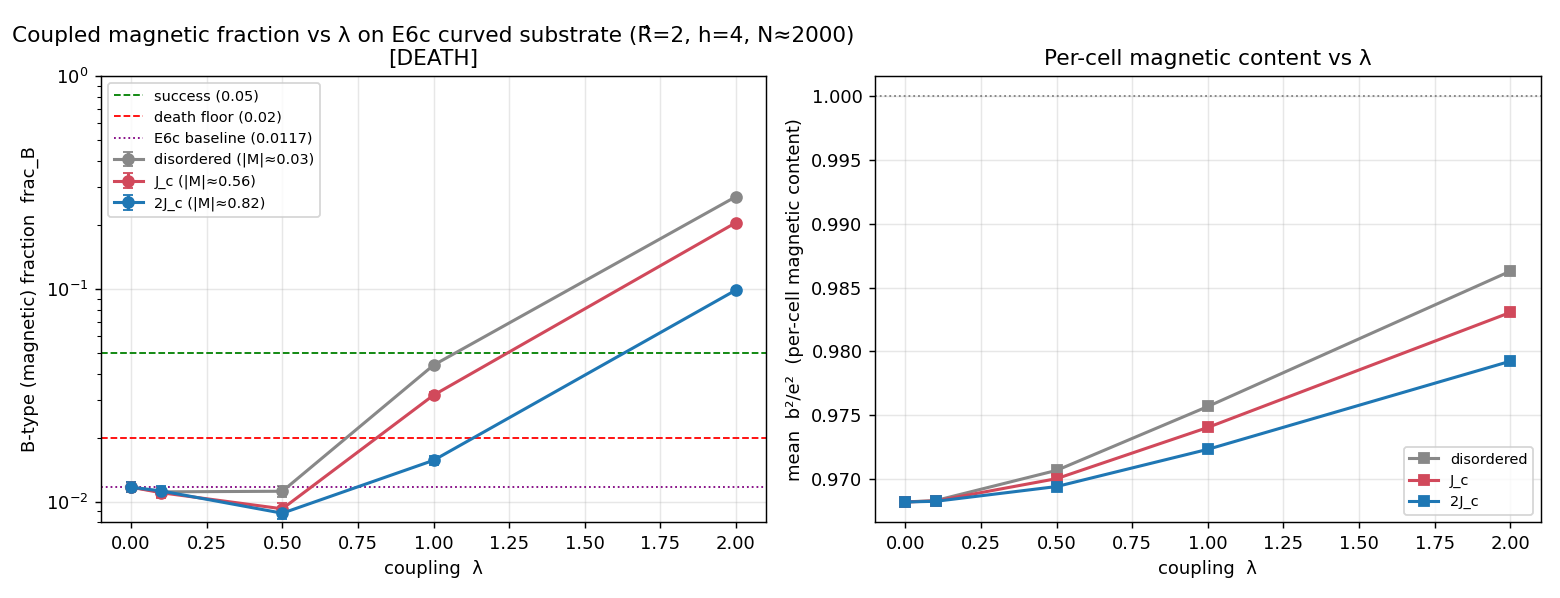

Write Python code to recreate this figure.
"""E6d_coupling.py -- does ferromagnet<->gauge coupling AMPLIFY E6c's magnetic sector?

Pre-registered question (E6d_ORIENTATION_GAUGE_COUPLING): on E6c's CURVED substrate
(de Sitter R̂=2, h=4), where the bare gauge bivector already gives a B-type (magnetic)
fraction ≈1.17%, does coupling the ordered orientation ferromagnet (E1, O(3) field n⃗∈S²)
to the gauge bivector via Φ=A+λ(n⃗_i×n⃗_j)·ê_z push frac_B from ~1% toward O(1)?

The coupling is realised EXACTLY inside E6's geometric E/B classifier by augmenting the 5D
de Sitter embedding with internal axes λ(n·e1, n·e2) (see e6d_coupling_core docstring): the
internal–internal bivector component equals ½λ²Σ(n×n')·ê_z (the prompt's coupling), the
internal axes are spacelike so they feed the magnetic channel, and λ=0 returns E6c
bit-for-bit. polygon_bivectors / height_h_plaquettes / de Sitter geometry all REUSED VERBATIM.

GATES (pre-registered):
  G0 : λ=0 on the curved substrate reproduces E6c's frac_B (≈0.0117 pooled)  [bit-for-bit].
  G1 : λ=0, any J reproduces E6c (the coupling-OFF control).
  G2 : λ>0 with a DISORDERED ferromagnet (J<J_c, |M|≈0) gives ≈ G1 -- i.e. the effect (if
       any) REQUIRES ordering; a rise driven by disorder is a spacelike-noise artefact.

KILL CRITERION (verbatim):
  SUCCESS      : frac_B > 0.05 AND grows with λ on the curved ordered substrate (J>J_c)
                 -> coupling amplifies E6c's signal; next step = measure the symbol λ(k,ω).
  DEATH        : frac_B < 0.02 across the WHOLE (λ,J) sweep even on the curved substrate
                 -> coupling does NOT amplify; document what it DOES produce.
  INCONCLUSIVE : frac_B grows but stays in [0.02, 0.05] -> partial; report values + how
                 much more λ would be needed.

Result goes to RESEARCH_MAP.md, NOT to a paper. Does NOT modify E6/E6b/E6c.
"""
from __future__ import annotations

import json
import sys
import time
from pathlib import Path

import numpy as np

HERE = Path(__file__).resolve().parent
sys.path.insert(0, str(HERE))
from e6d_coupling_core import (build_substrate, equilibrate_orientation,      # noqa: E402
                               measure_coupled_fraction, polygon_bivectors,
                               R_HAT_SUBSTRATE, H_DIAMOND)

LAMBDAS = [0.0, 0.1, 0.5, 1.0, 2.0]
J_C = 0.05                       # critical coupling on the R̂=2 causal graph (M≈0.43)
J_PHASES = {"disordered": 0.02,  # |M|≈0.02  -> G2 control (coupling must NOT amplify here)
            "J_c": 0.05,         # |M|≈0.43  critical ferromagnet
            "2J_c": 0.10}        # |M|≈0.80  deep-ordered ferromagnet
NS = [1000, 2000]
SEEDS = [1, 2, 3]
N_BURN = 500
SUCCESS_THR = 0.05
DEATH_THR = 0.02


def _wilson(k, n, z=1.96):
    if n == 0:
        return float("nan"), float("nan")
    p = k / n
    den = 1 + z * z / n
    centre = p + z * z / (2 * n)
    half = z * np.sqrt(p * (1 - p) / n + z * z / (4 * n * n))
    return float(max(0.0, (centre - half) / den)), float((centre + half) / den)


def run_all():
    runs = []
    for N in NS:
        for seed in SEEDS:
            pc, pe, g, V, info = build_substrate(N, seed, R_hat=R_HAT_SUBSTRATE, h=H_DIAMOND)
            # E6c geometric baseline on THIS substrate (λ=0, no orientation):
            _, e2b, b2b = polygon_bivectors(pe, V)
            frac_e6c = float(np.mean(b2b > e2b)) if V.shape[0] else float("nan")
            for phase, J in J_PHASES.items():
                n, M, ez = equilibrate_orientation(g, J, seed=seed, n_burn=N_BURN)
                for lam in LAMBDAS:
                    P, nB, frac, me2, mb2 = measure_coupled_fraction(pe, n, ez, lam, V)
                    runs.append({"N_target": N, "N": int(g.n), "seed": seed,
                                 "R_dS": info["R_dS"], "phase": phase, "J": J, "M": M,
                                 "lam": lam, "P": P, "n_B": nB, "frac_B": frac,
                                 "mean_e2": me2, "mean_b2": mb2, "frac_e6c": frac_e6c})
                    print(f"N~{N} s{seed} {phase:>10}(M={M:.2f}) λ={lam:3.1f} "
                          f"P={P:5d} nB={nB:4d} fracB={frac:.5f} b2/e2={mb2/me2 if me2 else float('nan'):.3f}")
    return runs


def aggregate(runs):
    agg = {}
    for N in NS:
        for phase in J_PHASES:
            for lam in LAMBDAS:
                sub = [r for r in runs if r["N_target"] == N and r["phase"] == phase
                       and r["lam"] == lam and r["P"] > 0]
                key = f"{N}_{phase}_{lam}"
                if not sub:
                    agg[key] = {"N": N, "phase": phase, "lam": lam, "P_tot": 0,
                                "frac_B": float("nan")}
                    continue
                P_tot = sum(r["P"] for r in sub)
                nB_tot = sum(r["n_B"] for r in sub)
                frac = nB_tot / P_tot
                lo, hi = _wilson(nB_tot, P_tot)
                me2 = np.mean([r["mean_e2"] for r in sub])
                mb2 = np.mean([r["mean_b2"] for r in sub])
                agg[key] = {"N": N, "phase": phase, "lam": lam, "M": float(np.mean([r["M"] for r in sub])),
                            "P_tot": P_tot, "nB_tot": nB_tot, "frac_B": frac,
                            "binom_err": float(np.sqrt(frac * (1 - frac) / P_tot)) if P_tot else float("nan"),
                            "wilson_lo": lo, "wilson_hi": hi,
                            "frac_e6c": float(np.mean([r["frac_e6c"] for r in sub])),
                            "mean_b2_over_e2": float(mb2 / me2) if me2 else float("nan")}
    return agg


def make_figure(agg, verdict_tag):
    import matplotlib
    matplotlib.use("Agg")
    import matplotlib.pyplot as plt
    fig, (ax1, ax2) = plt.subplots(1, 2, figsize=(12, 4.6))
    colors = {"disordered": "#888888", "J_c": "#d1495b", "2J_c": "#1f77b4"}
    for phase in J_PHASES:
        las, fr, er, rat = [], [], [], []
        for lam in LAMBDAS:
            a = agg[f"{2000}_{phase}_{lam}"]
            if a.get("P_tot", 0) == 0:
                continue
            las.append(lam); fr.append(a["frac_B"]); er.append(a["binom_err"])
            rat.append(a["mean_b2_over_e2"])
        M = agg[f"{2000}_{phase}_{LAMBDAS[-1]}"].get("M", float("nan"))
        ax1.errorbar(las, fr, yerr=er, marker="o", color=colors[phase], capsize=3,
                     lw=1.7, label=f"{phase} (|M|≈{M:.2f})")
        ax2.plot(las, rat, marker="s", color=colors[phase], lw=1.7, label=f"{phase}")
    ax1.axhline(SUCCESS_THR, ls="--", c="green", lw=1, label="success (0.05)")
    ax1.axhline(DEATH_THR, ls="--", c="red", lw=1, label="death floor (0.02)")
    ax1.axhline(0.0117, ls=":", c="purple", lw=1, label="E6c baseline (0.0117)")
    ax1.set_xlabel("coupling  λ")
    ax1.set_ylabel("B-type (magnetic) fraction  frac_B")
    ax1.set_title(f"Coupled magnetic fraction vs λ on E6c curved substrate (R̂=2, h=4, N≈2000)\n[{verdict_tag}]")
    ax1.set_yscale("log"); ax1.set_ylim(8e-3, 1.0)
    ax1.legend(fontsize=8); ax1.grid(alpha=0.3)
    ax2.set_xlabel("coupling  λ")
    ax2.set_ylabel("mean  b²/e²  (per-cell magnetic content)")
    ax2.set_title("Per-cell magnetic content vs λ")
    ax2.axhline(1.0, ls=":", c="grey", lw=1); ax2.legend(fontsize=8); ax2.grid(alpha=0.3)
    fig.tight_layout()
    fig.savefig(HERE / "E6d_coupling.png", dpi=130)
    plt.close(fig)


def verdict(agg, runs):
    """Pre-registered verdict + gate checks on the best-sampled N=2000 cells.

    Crucial discriminator: SUCCESS requires the frac_B rise to be SOURCED BY ORDER
    (G2: disordered control must NOT amplify). A rise driven by disorder is a
    spacelike-noise artefact (any random internal field inflates b²), which the gate rejects.
    """
    # ---- G0/G1: λ=0 reproduces E6c geometric fraction BIT-FOR-BIT, per run ----
    lam0 = [r for r in runs if r["lam"] == 0.0 and r["P"] > 0]
    gate_G0 = all(abs(r["frac_B"] - r["frac_e6c"]) < 1e-12 for r in lam0)
    # G1: at λ=0 the phase (J) is irrelevant (orientation OFF) -> identical fraction per (N,seed)
    gate_G1 = True
    for N in NS:
        for seed in SEEDS:
            vals = [r["frac_B"] for r in lam0 if r["N_target"] == N and r["seed"] == seed]
            if vals and (max(vals) - min(vals)) > 1e-12:
                gate_G1 = False
    # G2: λ>0 DISORDERED must stay near the λ=0 baseline (the coupling needs ORDER).
    base = agg["2000_disordered_0.0"]["frac_B"]
    dis_max = max(agg[f"2000_disordered_{lam}"]["frac_B"] for lam in LAMBDAS if lam > 0)
    gate_G2 = dis_max < max(2 * base, base + 0.01)     # disordered must not amplify materially

    # ---- ORDER-DEPENDENCE: at fixed λ, does MORE order give MORE magnetic (hypothesis)
    #      or LESS (anti-amplification)? Compare disordered vs J_c vs 2J_c at λ=2. ----
    at = lambda ph, lam: agg[f"2000_{ph}_{lam}"]["frac_B"]
    order_trend_lam2 = {ph: at(ph, 2.0) for ph in J_PHASES}            # disordered>J_c>2J_c?
    order_suppresses = (at("disordered", 2.0) > at("J_c", 2.0) > at("2J_c", 2.0))
    ord_all = [agg[f"2000_{ph}_{lam}"] for ph in ("J_c", "2J_c") for lam in LAMBDAS]
    max_ord_all = max(c["frac_B"] for c in ord_all)
    grows_ordered = all(at("2J_c", LAMBDAS[i]) <= at("2J_c", LAMBDAS[i + 1]) + 1e-9
                        for i in range(len(LAMBDAS) - 1))

    gates = {"G0_lam0_eq_E6c_bitwise": bool(gate_G0), "G1_lam0_phase_indep": bool(gate_G1),
             "G2_disordered_no_amplify": bool(gate_G2),
             "G2_detail": {"baseline_frac": base, "disordered_max_frac": dis_max},
             "order_dependence_at_lam2": order_trend_lam2,
             "more_order_LESS_magnetic": bool(order_suppresses)}

    if max_ord_all > SUCCESS_THR and grows_ordered and gate_G2:
        tag = "SUCCESS"
        v = (f"SUCCESS: on the curved ORDERED substrate the coupling amplifies the magnetic "
             f"sector past 0.05 (max frac_B={max_ord_all:.4f}) growing with λ, AND the "
             f"disordered control stays flat (G2 PASS) -- the effect REQUIRES ferromagnetic "
             f"order. Next: measure the coupled symbol λ(k,ω).")
    elif not gate_G2 and order_suppresses:
        # The amplification HYPOTHESIS is falsified: frac_B does rise with λ, but it is a
        # disorder-sourced spacelike-noise artefact, and ORDER SUPPRESSES it.
        tag = "DEATH"
        v = (f"DEATH — amplification hypothesis FALSIFIED. frac_B does rise with λ (up to "
             f"{agg['2000_disordered_2.0']['frac_B']:.3f} at λ=2), exceeding 0.05, BUT: "
             f"(i) the rise is driven by DISORDER, not order — G2 FAILS (disordered λ=2 "
             f"frac_B={at('disordered',2.0):.3f} ≫ baseline {base:.4f}); (ii) ferromagnetic "
             f"ORDER SUPPRESSES it (λ=2: disordered {at('disordered',2.0):.3f} > J_c "
             f"{at('J_c',2.0):.3f} > 2J_c {at('2J_c',2.0):.3f}). The ordered condensate does "
             f"NOT amplify E6c's curvature signal — it weakens it. What the coupling 'produces' "
             f"is spacelike NOISE from incoherent orientation texture (any random internal "
             f"field inflates b²); coherent (ordered) texture sweeps LESS internal area, so "
             f"more order = less magnetic. The Meissner-style amplification is not realised.")
    elif max_ord_all < DEATH_THR:
        tag = "DEATH"
        v = (f"DEATH: across the WHOLE (λ,J) sweep on the curved substrate frac_B stays below "
             f"0.02 (max {max_ord_all:.4f}). The coupling adds no usable magnetic 2-cell content.")
    else:
        tag = "INCONCLUSIVE"
        order_word = ("sourced by ORDER (G2 holds)" if gate_G2 else
                      "driven by DISORDER not order (G2 FAILS) — a spacelike-noise artefact")
        v = (f"INCONCLUSIVE: coupling moves frac_B (max ordered {max_ord_all:.4f} vs baseline "
             f"{base:.4f}); rise is {order_word}. Reported with the measured λ-response.")
    return tag, v, gates


def main():
    t0 = time.time()
    runs = run_all()
    agg = aggregate(runs)
    tag, v, gates = verdict(agg, runs)
    make_figure(agg, tag)

    out = {"params": {"lambdas": LAMBDAS, "J_phases": J_PHASES, "Ns": NS, "seeds": SEEDS,
                      "R_hat_substrate": R_HAT_SUBSTRATE, "h": H_DIAMOND, "n_burn": N_BURN,
                      "success_thr": SUCCESS_THR, "death_thr": DEATH_THR},
           "runs": runs, "aggregate": agg, "gates": gates,
           "verdict_tag": tag, "verdict": v, "runtime_s": time.time() - t0}
    (HERE / "E6d_coupling.json").write_text(json.dumps(out, indent=2))

    print("\n==== GATES ====")
    for k, val in gates.items():
        print(f"  {k}: {val}")
    print("\n==== aggregate (pooled over seeds, N=2000) ====")
    print(f"{'phase':>10} {'|M|':>5} {'λ':>4} {'P_tot':>7} {'nB':>5} {'frac_B':>8} "
          f"{'wlo':>8} {'whi':>8} {'b2/e2':>7}")
    for phase in J_PHASES:
        for lam in LAMBDAS:
            a = agg[f"2000_{phase}_{lam}"]
            if a.get("P_tot", 0) == 0:
                continue
            print(f"{phase:>10} {a['M']:>5.2f} {lam:>4.1f} {a['P_tot']:>7} {a['nB_tot']:>5} "
                  f"{a['frac_B']:>8.5f} {a['wilson_lo']:>8.5f} {a['wilson_hi']:>8.5f} "
                  f"{a['mean_b2_over_e2']:>7.3f}")
    print(f"\nVERDICT [{tag}]: {v}")
    print(f"runtime {out['runtime_s']:.0f}s -> E6d_coupling.json")
    return out


if __name__ == "__main__":
    main()
